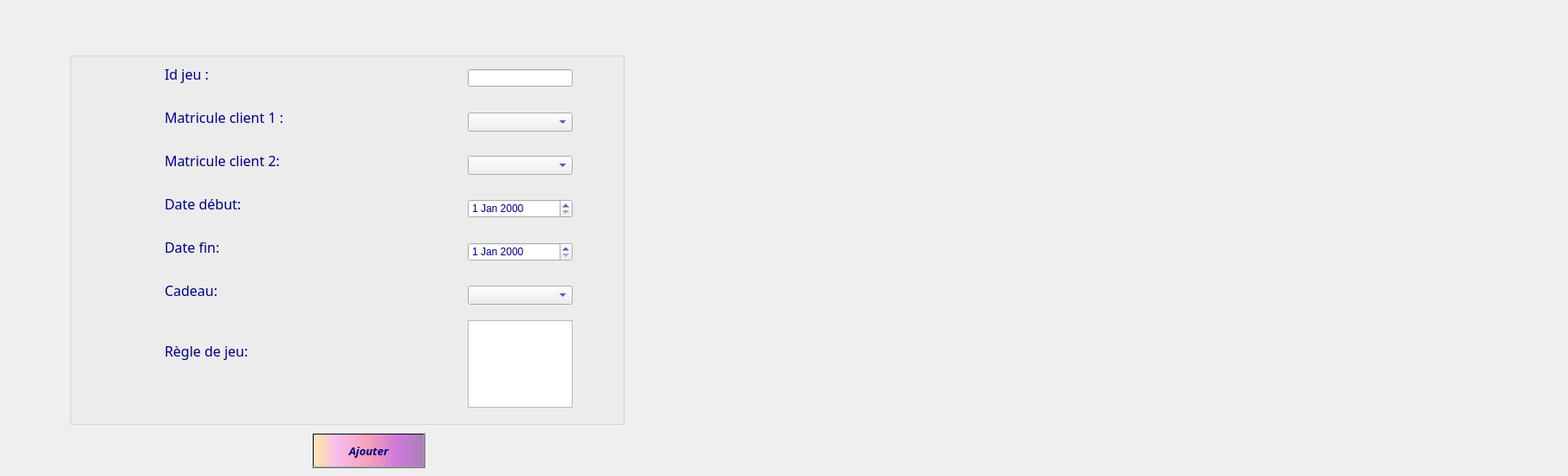
     <widget class="QWidget" name="tab_27">
      <attribute name="title">
       <string>Ajouter</string>
      </attribute>
      <widget class="QGroupBox" name="groupBox_ajoutCl_6">
       <property name="geometry">
        <rect>
         <x>80</x>
         <y>60</y>
         <width>641</width>
         <height>431</height>
        </rect>
       </property>
       <property name="font">
        <font>
         <family>Lucida Calligraphy</family>
         <pointsize>16</pointsize>
         <weight>50</weight>
         <bold>false</bold>
        </font>
       </property>
       <property name="cursor">
        <cursorShape>ArrowCursor</cursorShape>
       </property>
       <property name="acceptDrops">
        <bool>false</bool>
       </property>
       <property name="layoutDirection">
        <enum>Qt::LeftToRight</enum>
       </property>
       <property name="autoFillBackground">
        <bool>false</bool>
       </property>
       <property name="styleSheet">
        <string notr="true">color:rgb(0, 0, 127);
background-color: qconicalgradient(cx:0, cy:0, angle:135, stop:0 rgba(255, 170, 232, 69), stop:0.0753769 rgba(255, 170, 255, 69), stop:0.221106 rgba(255, 170, 255, 208), stop:0.351759 rgba(255, 192, 255, 0), stop:0.422111 rgba(255, 85, 255, 130), stop:0.437186 rgba(255, 170, 255, 145), stop:0.518717 rgba(255, 170, 255, 130), stop:0.527638 rgba(255, 170, 255, 69), stop:0.562814 rgba(255, 170, 255, 130), stop:1 rgba(255, 255, 0, 69));</string>
       </property>
       <property name="title">
        <string/>
       </property>
       <widget class="QLabel" name="date_deb_ajout_2">
        <property name="geometry">
         <rect>
          <x>110</x>
          <y>160</y>
          <width>171</width>
          <height>31</height>
         </rect>
        </property>
        <property name="font">
         <font>
          <family>Lucida Calligraphy</family>
          <pointsize>12</pointsize>
         </font>
        </property>
        <property name="text">
         <string>Date début:</string>
        </property>
        <property name="scaledContents">
         <bool>false</bool>
        </property>
        <property name="wordWrap">
         <bool>false</bool>
        </property>
        <property name="openExternalLinks">
         <bool>false</bool>
        </property>
       </widget>
       <widget class="QLabel" name="mat2_ajout_2">
        <property name="geometry">
         <rect>
          <x>110</x>
          <y>110</y>
          <width>171</width>
          <height>31</height>
         </rect>
        </property>
        <property name="font">
         <font>
          <family>Lucida Calligraphy</family>
          <pointsize>12</pointsize>
         </font>
        </property>
        <property name="styleSheet">
         <string notr="true">color: rgb(0, 0, 127);
border-color: rgb(170, 0, 255);</string>
        </property>
        <property name="text">
         <string>Matricule client 2:</string>
        </property>
       </widget>
       <widget class="QLabel" name="datefin_ajout_2">
        <property name="geometry">
         <rect>
          <x>110</x>
          <y>210</y>
          <width>171</width>
          <height>31</height>
         </rect>
        </property>
        <property name="font">
         <font>
          <family>Lucida Calligraphy</family>
          <pointsize>12</pointsize>
         </font>
        </property>
        <property name="text">
         <string>Date fin:</string>
        </property>
       </widget>
       <widget class="QLabel" name="principe_ajout_2">
        <property name="geometry">
         <rect>
          <x>110</x>
          <y>330</y>
          <width>171</width>
          <height>31</height>
         </rect>
        </property>
        <property name="font">
         <font>
          <family>Lucida Calligraphy</family>
          <pointsize>12</pointsize>
         </font>
        </property>
        <property name="text">
         <string>Règle de jeu:</string>
        </property>
       </widget>
       <widget class="QLabel" name="mat1_ajout_2">
        <property name="geometry">
         <rect>
          <x>110</x>
          <y>60</y>
          <width>171</width>
          <height>31</height>
         </rect>
        </property>
        <property name="font">
         <font>
          <family>Lucida Calligraphy</family>
          <pointsize>12</pointsize>
         </font>
        </property>
        <property name="styleSheet">
         <string notr="true">color: rgb(0, 0, 127);
border-color: rgb(170, 0, 255);</string>
        </property>
        <property name="text">
         <string>Matricule client 1 :</string>
        </property>
       </widget>
       <widget class="QLabel" name="cadeau_ajout_2">
        <property name="geometry">
         <rect>
          <x>110</x>
          <y>260</y>
          <width>171</width>
          <height>31</height>
         </rect>
        </property>
        <property name="font">
         <font>
          <family>Lucida Calligraphy</family>
          <pointsize>12</pointsize>
         </font>
        </property>
        <property name="text">
         <string>Cadeau:</string>
        </property>
       </widget>
       <widget class="QComboBox" name="comboBox_client1_3">
        <property name="geometry">
         <rect>
          <x>460</x>
          <y>70</y>
          <width>121</width>
          <height>22</height>
         </rect>
        </property>
       </widget>
       <widget class="QComboBox" name="comboBox_client2_3">
        <property name="geometry">
         <rect>
          <x>460</x>
          <y>120</y>
          <width>121</width>
          <height>22</height>
         </rect>
        </property>
       </widget>
       <widget class="QComboBox" name="comboBox_cadeau_3">
        <property name="geometry">
         <rect>
          <x>460</x>
          <y>270</y>
          <width>121</width>
          <height>22</height>
         </rect>
        </property>
       </widget>
       <widget class="QLabel" name="idJ_ajout_3">
        <property name="geometry">
         <rect>
          <x>110</x>
          <y>10</y>
          <width>171</width>
          <height>31</height>
         </rect>
        </property>
        <property name="font">
         <font>
          <family>Lucida Calligraphy</family>
          <pointsize>12</pointsize>
         </font>
        </property>
        <property name="styleSheet">
         <string notr="true">color: rgb(0, 0, 127);
border-color: rgb(170, 0, 255);</string>
        </property>
        <property name="text">
         <string>Id jeu :</string>
        </property>
       </widget>
       <widget class="QLineEdit" name="lineEdit_idJeu_2">
        <property name="geometry">
         <rect>
          <x>460</x>
          <y>20</y>
          <width>121</width>
          <height>20</height>
         </rect>
        </property>
       </widget>
       <widget class="QDateEdit" name="dateEdit_datefin_2">
        <property name="geometry">
         <rect>
          <x>460</x>
          <y>220</y>
          <width>121</width>
          <height>22</height>
         </rect>
        </property>
       </widget>
       <widget class="QDateEdit" name="dateEdit_datedeb_2">
        <property name="geometry">
         <rect>
          <x>460</x>
          <y>170</y>
          <width>121</width>
          <height>22</height>
         </rect>
        </property>
       </widget>
       <widget class="QTextEdit" name="textEdit_3">
        <property name="geometry">
         <rect>
          <x>460</x>
          <y>310</y>
          <width>121</width>
          <height>101</height>
         </rect>
        </property>
       </widget>
      </widget>
      <widget class="QLabel" name="label_25">
       <property name="geometry">
        <rect>
         <x>-960</x>
         <y>0</y>
         <width>1801</width>
         <height>531</height>
        </rect>
       </property>
       <property name="text">
        <string/>
       </property>
       <property name="pixmap">
        <pixmap>../../../../../../../../../../images_projets/cake-balls-4139984_1920.jpg</pixmap>
       </property>
      </widget>
      <widget class="QPushButton" name="pushButton_ajouterJeu_2">
       <property name="geometry">
        <rect>
         <x>360</x>
         <y>500</y>
         <width>131</width>
         <height>41</height>
        </rect>
       </property>
       <property name="font">
        <font>
         <family>Lucida Calligraphy</family>
         <pointsize>10</pointsize>
         <weight>75</weight>
         <italic>true</italic>
         <bold>true</bold>
         <underline>false</underline>
         <strikeout>false</strikeout>
        </font>
       </property>
       <property name="styleSheet">
        <string notr="true">background-color: qlineargradient(spread:pad, x1:1, y1:0, x2:1, y2:0, stop:0.919598 rgba(255, 0, 111, 255), stop:0.98 rgba(0, 0, 0, 255), stop:1 rgba(235, 148, 61, 255));
color: rgb(0, 0, 127);
background-color: qlineargradient(spread:pad, x1:0, y1:0, x2:1, y2:0, stop:0.0100503 rgba(252, 222, 204, 255), stop:0.0502513 rgba(254, 223, 175, 255), stop:0.211055 rgba(246, 189, 237, 255), stop:0.487437 rgba(249, 162, 183, 255), stop:0.753769 rgba(206, 122, 218, 255), stop:1 rgba(170, 128, 185, 255));</string>
       </property>
       <property name="text">
        <string>Ajouter</string>
       </property>
       <property name="icon">
        <iconset>
         <normaloff>../../../../../../../../../../images_projets/add.png</normaloff>../../../../../../../../../../images_projets/add.png</iconset>
       </property>
       <property name="iconSize">
        <size>
         <width>30</width>
         <height>50</height>
        </size>
       </property>
       <property name="checkable">
        <bool>false</bool>
       </property>
       <property name="autoRepeatDelay">
        <number>303</number>
       </property>
      </widget>
      <zorder>label_25</zorder>
      <zorder>groupBox_ajoutCl_6</zorder>
      <zorder>pushButton_ajouterJeu_2</zorder>
     </widget>
